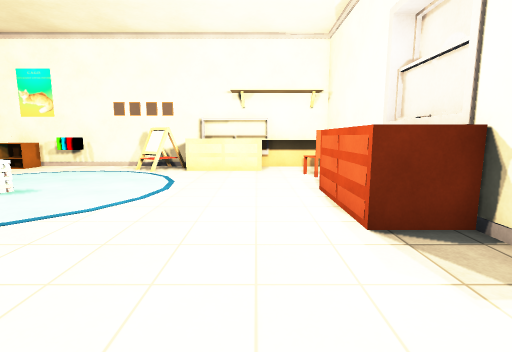
view 1 (above)

12 first-person views from a walk through a Unity game level. The camera is 1.4 m above the floor, tilts 8° down and sees 85° across. The floor is counted in squares, 1 m on a side. Each view is taken from the middle of a square. On the plan, view 1 faces up. The plan holds only what a view shows up to about 14 squares ahead; the rest is blank. Some animated figures are left out. Some surface patterns are stand-ins.

view 2
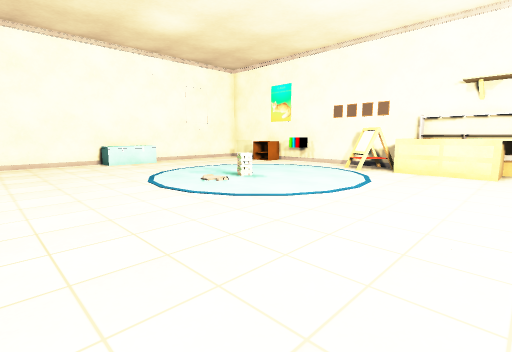

view 3
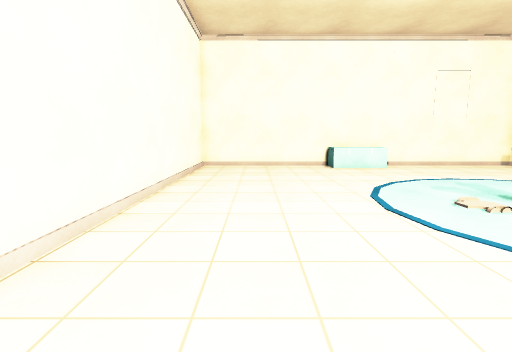

view 4
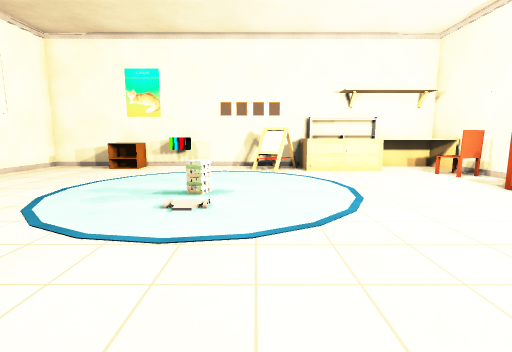

view 5
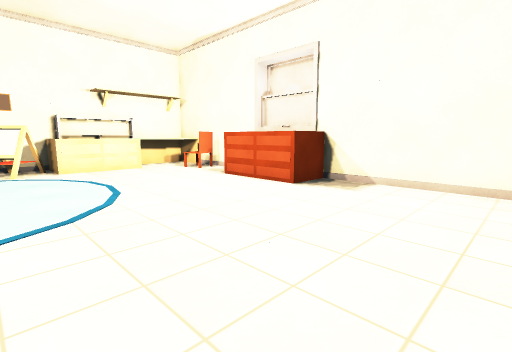

view 6
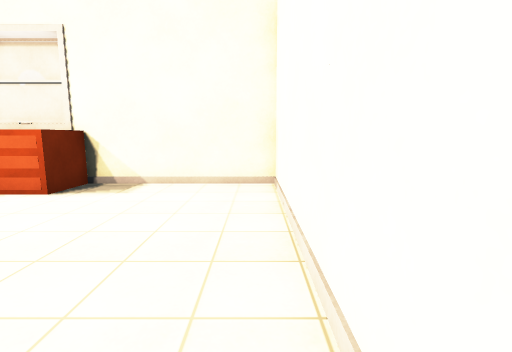

view 7
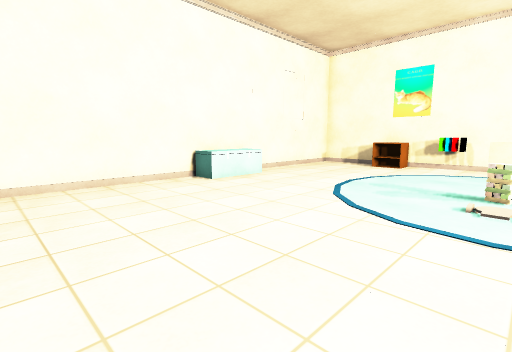

view 8
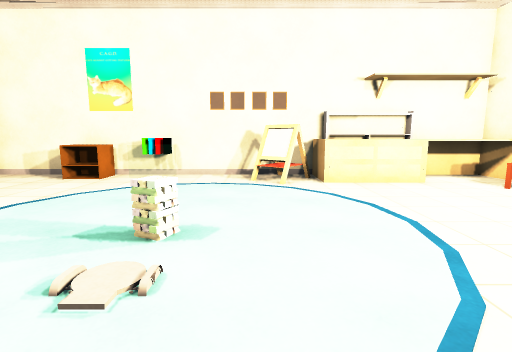

view 9
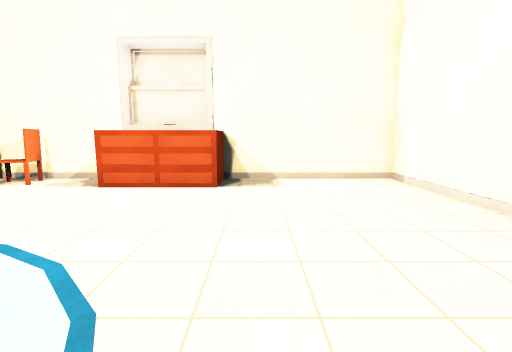

view 10
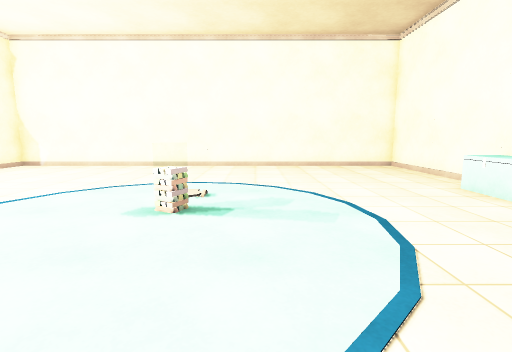

view 11
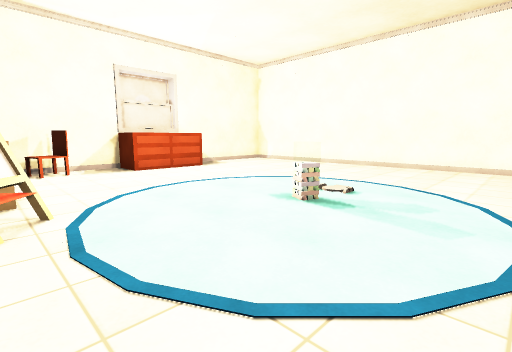

view 12
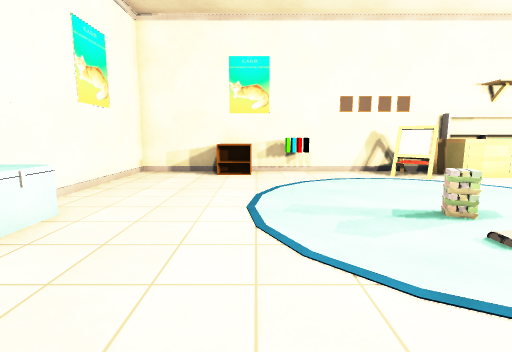

### Floor plan
Points are (right, up) in squares from view 1. A wall is a line through its corners. A room is listed if a view was taken in it or the views show most of it. See-through windows are left out.
Room 1 (views 1, 2, 3, 4, 5, 6, 7, 8, 9, 10, 11, 12)
walls: (-3.9, 11.5) (-5, 12.4); (-3.7, 11.8) (-4.6, 12.5); (-3.2, 12.4) (-4.2, 11.1); (-8, 13.1) (-8, 12.6); (-8.3, 13.1) (-8.3, 12.5); (-8.7, 13) (-8.7, 12.4); (-8.5, 13.1) (-8.5, 12.5) (-8.9, 12.5); (-10.2, 13.2) (-10.2, 12.2) (-11.5, 12.2); (-11.4, 13.2) (-11.4, 12.1); (3.4, 4.1) (1.7, 4.1) (1.7, 7.4) (3.4, 7.4); (0.2, 13.4) (0.2, 11.5); (0.6, 13.2) (-2.5, 13.2); (3.4, 11.5) (-2.9, 11.5) (-2.9, 13.4); (-14.6, 13.4) (-14.6, -1.6) (3.4, -1.6) (3.4, 13.4) (-14.6, 13.4)
low walls: (-4.4, 11.5) (-4.9, 11.9); (-4, 13.2) (-4.3, 12.8); (-10.2, 13.2) (-11.4, 13.2)
ways out: gap at (-4, 13)
objects: other object (-14, 5); other object (-14, 6); other object (-14, 7); other object (-6, 7); chair (2, 10) to (3, 11)

Positions as (right, up) in squares from view 1, and headings:
1: (0, 0), facing up
2: (1, 0), facing up-left
3: (-1, 1), facing left
4: (-5, 0), facing up
5: (-5, -1), facing up-right
6: (-5, -1), facing right
7: (-6, -1), facing up-left
8: (-5, 3), facing up
9: (-6, 3), facing right
10: (-8, 12), facing down
11: (-10, 12), facing down-right
12: (-10, 2), facing up
